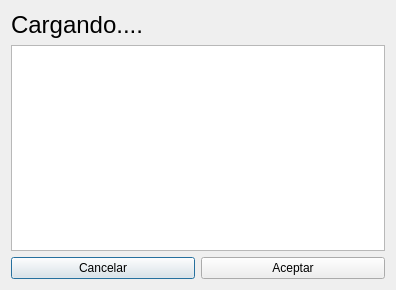
<?xml version="1.0" encoding="UTF-8"?>
<ui version="4.0">
 <class>ProcessDialog</class>
 <widget class="QDialog" name="ProcessDialog">
  <property name="geometry">
   <rect>
    <x>0</x>
    <y>0</y>
    <width>396</width>
    <height>290</height>
   </rect>
  </property>
  <property name="windowTitle">
   <string>Procesando...</string>
  </property>
  <layout class="QVBoxLayout" name="verticalLayout">
   <item>
    <widget class="QLabel" name="LbStatus">
     <property name="font">
      <font>
       <pointsize>18</pointsize>
      </font>
     </property>
     <property name="text">
      <string>Cargando....</string>
     </property>
    </widget>
   </item>
   <item>
    <widget class="QPlainTextEdit" name="TextProcessLog"/>
   </item>
   <item>
    <layout class="QHBoxLayout" name="horizontalLayout">
     <item>
      <widget class="QPushButton" name="BtnCancel">
       <property name="text">
        <string>Cancelar</string>
       </property>
      </widget>
     </item>
     <item>
      <widget class="QPushButton" name="BtnAccept">
       <property name="text">
        <string>Aceptar</string>
       </property>
      </widget>
     </item>
    </layout>
   </item>
  </layout>
 </widget>
 <resources/>
 <connections/>
</ui>
